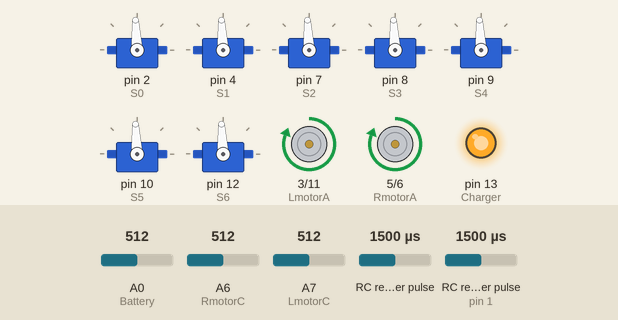
Bench run of a sketch on a simulated Arduino Nano, built with avr-gcc and run on an emulated ATmega328P. Shown: 7 × servo, motor-driver pin pairs drawn as motors (green arrow = first pin HIGH = forward, orange = second pin HIGH = backward, longer = more drive), output pins drawn as LEDs (lit = HIGH). Wiring (inferred from the names in the program): 2 × RC receiver channel: data pin 0 / data pin 1. The inputs (shaded band) are chosen by the test bench; at power-on: RC receiver pulse 1500 µs, RC receiver pulse (sensor on pin 1) 1500 µs, A0 (Battery) = 512, A6 (RmotorC) = 512, A7 (LmotorC) = 512. Pins used as bus, display or sensor lines are not drawn.

Above: at 1.2 s.
1.3 s: RC receiver pulse (sensor 0) set to 1653 µs
2.8 s: RC receiver pulse (sensor 0) set to 1680 µs
At 3.4 s:
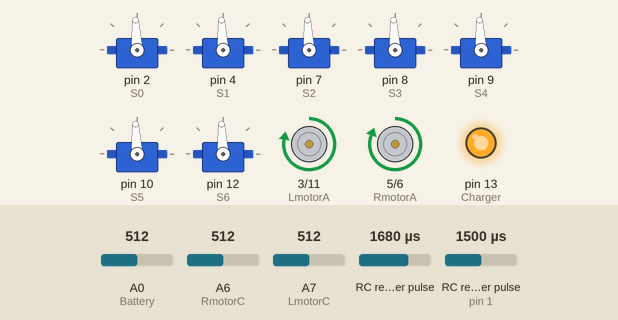
4.3 s: RC receiver pulse (sensor on pin 1) set to 1658 µs
5.8 s: RC receiver pulse (sensor on pin 1) set to 1676 µs
At 6.9 s:
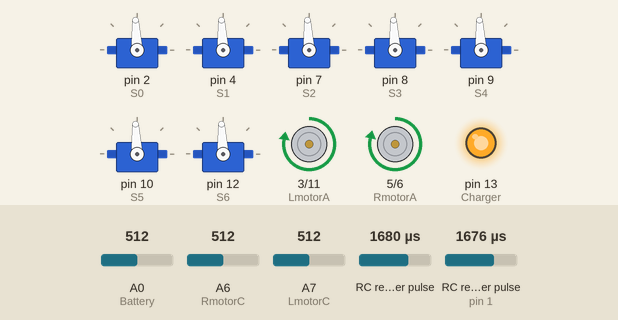
7.3 s: A0 (Battery) set to 422
8.8 s: A0 (Battery) set to 395
At 9.1 s:
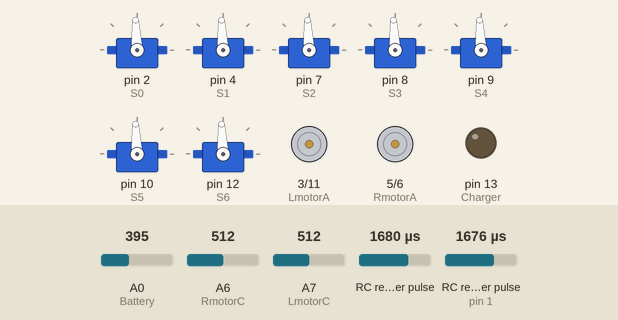
Timing chart, 0 to 11.3 s (numbered marks = the images above; inputs shaded):
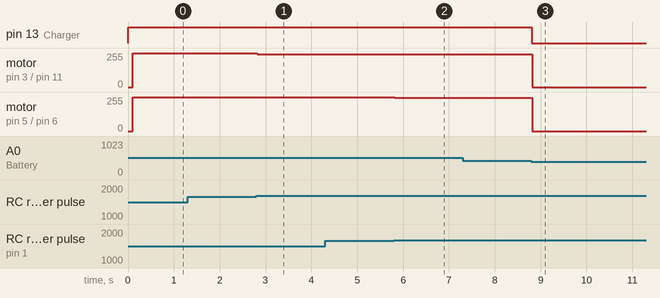

Measured:
- the behaviour switches between 410 and 409 on A0 (Battery) (found by bisection; images 2 and 3)
- after the input at 1.3 s, every drawn part: stays the same
- after the input at 2.8 s, motor on pin 3 (LmotorA) / pin 11 (LmotorB): forward 255/255 → forward 245/255 at once
- after the input at 4.3 s, every drawn part: stays the same
- after the input at 5.8 s, motor on pin 5 (RmotorA) / pin 6 (RmotorB): forward 255/255 → forward 248/255 at once
- after the input at 7.3 s, every drawn part: stays the same
- after the input at 8.8 s, pin 13 (Charger): HIGH → LOW at once; motor on pin 3 (LmotorA) / pin 11 (LmotorB): forward 245/255 → stopped at once; motor on pin 5 (RmotorA) / pin 6 (RmotorB): forward 248/255 → stopped at once

The sketch:

Wild_Thumper_Controller.ino
```cpp
#include <Servo.h>
#include "IOpins.h"
#include "Constants.h"


//-------------------------------------------------------------- define global variables --------------------------------------------

unsigned int Volts;
unsigned int LeftAmps;
unsigned int RightAmps;
unsigned long chargeTimer;
unsigned long leftoverload;
unsigned long rightoverload;
int highVolts;
int startVolts;
int Leftspeed=0;
int Rightspeed=0;
int Speed;
int Steer;
byte Charged=1;                                               // 0=Flat battery  1=Charged battery
int Leftmode=1;                                               // 0=reverse, 1=brake, 2=forward
int Rightmode=1;                                              // 0=reverse, 1=brake, 2=forward
byte Leftmodechange=0;                                        // Left input must be 1500 before brake or reverse can occur
byte Rightmodechange=0;                                       // Right input must be 1500 before brake or reverse can occur
int LeftPWM;                                                  // PWM value for left  motor speed / brake
int RightPWM;                                                 // PWM value for right motor speed / brake
int data;
int servo[7];

int stickCount = 0;
unsigned long stickValues[50][2];

//-------------------------------------------------------------- define servos ------------------------------------------------------


Servo Servo0;                                                 // define servos
Servo Servo1;                                                 // define servos
Servo Servo2;                                                 // define servos
Servo Servo3;                                                 // define servos
Servo Servo4;                                                 // define servos
Servo Servo5;                                                 // define servos
Servo Servo6;                                                 // define servos

void setup()
{
  //------------------------------------------------------------ Initialize Servos ----------------------------------------------------

  Servo0.attach(S0);                                          // attach servo to I/O pin
  Servo1.attach(S1);                                          // attach servo to I/O pin
  Servo2.attach(S2);                                          // attach servo to I/O pin
  Servo3.attach(S3);                                          // attach servo to I/O pin
  Servo4.attach(S4);                                          // attach servo to I/O pin
  Servo5.attach(S5);                                          // attach servo to I/O pin
  Servo6.attach(S6);                                          // attach servo to I/O pin

  //------------------------------------------------------------ Set servos to default position ---------------------------------------

  Servo0.writeMicroseconds(DServo0);                          // set servo to default position
  Servo1.writeMicroseconds(DServo1);                          // set servo to default position
  Servo2.writeMicroseconds(DServo2);                          // set servo to default position
  Servo3.writeMicroseconds(DServo3);                          // set servo to default position
  Servo4.writeMicroseconds(DServo4);                          // set servo to default position
  Servo5.writeMicroseconds(DServo5);                          // set servo to default position
  Servo6.writeMicroseconds(DServo6);                          // set servo to default position

  //------------------------------------------------------------ Initialize I/O pins --------------------------------------------------

  pinMode (Charger,OUTPUT);                                   // change Charger pin to output
  digitalWrite (Charger,1);                                   // disable current regulator to charge battery

  pinMode(S4, OUTPUT);                                        // change servos 4 and 5 to outputs (for the flywheel motor control)
  pinMode(S5, OUTPUT);

  if (Cmode==1)
  {
    Serial.begin(Brate);                                      // enable serial communications if Cmode=1
    Serial.flush();                                           // flush buffer
  }
  //Serial.begin(57600);
}


void loop()
{
  //------------------------------------------------------------ Check battery voltage and current draw of motors ---------------------

  Volts=analogRead(Battery);                                  // read the battery voltage
  LeftAmps=analogRead(LmotorC);                               // read left motor current draw
  RightAmps=analogRead(RmotorC);                              // read right motor current draw

  //Serial.print(LeftAmps);
  //Serial.print("    ");
  //Serial.println(RightAmps);

  if (LeftAmps>Leftmaxamps)                                   // is motor current draw exceeding safe limit
  {
    analogWrite (LmotorA,0);                                  // turn off motors
    analogWrite (LmotorB,0);                                  // turn off motors
    leftoverload=millis();                                    // record time of overload
  }

  if (RightAmps>Rightmaxamps)                                 // is motor current draw exceeding safe limit
  {
    analogWrite (RmotorA,0);                                  // turn off motors
    analogWrite (RmotorB,0);                                  // turn off motors
    rightoverload=millis();                                   // record time of overload
  }

  if ((Volts<lowvolt) && (Charged==1))                        // check condition of the battery
  {                                                           // change battery status from charged to flat

    //---------------------------------------------------------- FLAT BATTERY speed controller shuts down until battery is recharged ----
    //---------------------------------------------------------- This is a safety feature to prevent malfunction at low voltages!! ------

    Charged=0;                                                // battery is flat
    highVolts=Volts;                                          // record the voltage
    startVolts=Volts;
    chargeTimer=millis();                                     // record the time

    digitalWrite (Charger,0);                                 // enable current regulator to charge battery
  }

  //------------------------------------------------------------ CHARGE BATTERY -------------------------------------------------------

  if ((Charged==0) && (Volts-startVolts>67))                  // if battery is flat and charger has been connected (voltage has increased by at least 1V)
  {
    if (Volts>highVolts)                                      // has battery voltage increased?
    {
      highVolts=Volts;                                        // record the highest voltage. Used to detect peak charging.
      chargeTimer=millis();                                   // when voltage increases record the time
    }

    if (Volts>batvolt)                                        // battery voltage must be higher than this before peak charging can occur.
    {
      if ((highVolts-Volts)>5 || (millis()-chargeTimer)>chargetimeout) // has voltage begun to drop or levelled out?
      {
        Charged=1;                                            // battery voltage has peaked
        digitalWrite (Charger,1);                             // turn off current regulator
      }
    }
  }

  else

  {//----------------------------------------------------------- GOOD BATTERY speed controller opperates normally ----------------------

    switch(Cmode)
    {
    case 0:                                                   // RC mode via D0 and D1
      RCmode();
      break;

    case 1:                                                   // Serial mode via D0(RX) and D1(TX)
      SCmode();
      break;

    case 2:                                                   // I2C mode via A4(SDA) and A5(SCL)
      I2Cmode();
      break;
    }

    // --------------------------------------------------------- Code to drive dual "H" bridges --------------------------------------

    if (Charged==1)                                           // Only power motors if battery voltage is good
    {
      if ((millis()-leftoverload)>overloadtime)
      {
        switch (Leftmode)                                     // if left motor has not overloaded recently
        {
        case 2:                                               // left motor forward
          analogWrite(LmotorA,0);
          analogWrite(LmotorB,LeftPWM);
          break;

        case 1:                                               // left motor brake
          analogWrite(LmotorA,LeftPWM);
          analogWrite(LmotorB,LeftPWM);
          break;

        case 0:                                               // left motor reverse
          analogWrite(LmotorA,LeftPWM);
          analogWrite(LmotorB,0);
          break;
        }
      }
      if ((millis()-rightoverload)>overloadtime)
      {
        switch (Rightmode)                                    // if right motor has not overloaded recently
        {
        case 2:                                               // right motor forward
          analogWrite(RmotorA,0);
          analogWrite(RmotorB,RightPWM);
          break;

        case 1:                                               // right motor brake
          analogWrite(RmotorA,RightPWM);
          analogWrite(RmotorB,RightPWM);
          break;

        case 0:                                               // right motor reverse
          analogWrite(RmotorA,RightPWM);
          analogWrite(RmotorB,0);
          break;
        }
      }
    }
    else                                                      // Battery is flat
    {
      analogWrite (LmotorA,0);                                // turn off motors
      analogWrite (LmotorB,0);                                // turn off motors
      analogWrite (RmotorA,0);                                // turn off motors
      analogWrite (RmotorB,0);                                // turn off motors
    }
  }
}


void RCmode()
{
  //------------------------------------------------------------ Code for RC inputs ---------------------------------------------------------
  int LeftcenterN = Leftcenter + 0;
  int RightcenterN = Rightcenter + 0;

  Speed=pulseIn(RCleft,HIGH,25000);                           // read throttle/left stick
  Steer=pulseIn(RCright,HIGH,25000);                          // read steering/right stick


//    if(digitalRead(trigger) == LOW){                         // flipped switch on remote control
        analogWrite(S4, 255);                                   // run one flywheel motor via servo 0
        analogWrite(S5, 255);                                   // run the other flywheel motor via servo 1
//    }
//    if(digitalRead(trigger) == HIGH){
//       analogWrite(S4, 0);
//       analogWrite(S5 ,0);
//    }


  /*if (Speed != 0 && Steer !=0 && stickCount < 50) {
    stickValues[stickCount][0] = Speed;
    stickValues[stickCount++][1] = Steer;
  }

  if(stickCount > 49) {
    int sctwo;
    for(sctwo = 0; sctwo < 50; ++sctwo) {
      Serial.print("[");
      Serial.print(sctwo);
      Serial.print("] Left(Speed) = ");
      Serial.print(stickValues[sctwo][0]);
      Serial.print(" | Right(Steer) = ");
      Serial.print(stickValues[sctwo][1]);
    }
  }*/

  // Subtract const from speed and steer to try to move baseline down
  if (Speed != 0 && Steer != 0) {
    int stickAdjustment = -475;
    Speed += stickAdjustment;
    Steer += stickAdjustment;
  }

  if (Speed==0) Speed=1500;                                   // if pulseIn times out (25mS) then set speed to stop
  if (Steer==0) Steer=1500;                                   // if pulseIn times out (25mS) then set steer to centre

  if (abs(Speed-1500)<RCdeadband) Speed=1500;                 // if Speed input is within deadband set to 1500 (1500uS=center position for most servos)
  if (abs(Steer-1500)<RCdeadband) Steer=1500;                 // if Steer input is within deadband set to 1500 (1500uS=center position for most servos)

  if (Mix==1)                                                 // Mixes speed and steering signals
  {
    Steer=Steer-1500;
    Leftspeed=Speed-Steer;
    Rightspeed=Speed+Steer;
  }
  else                                                        // Individual stick control
  {
    Leftspeed=Speed;
    Rightspeed=Steer;
  }
  /*
  Serial.print("Left:");
  Serial.print(Leftspeed);
  Serial.print(" -- Right:");
  Serial.println(Rightspeed);
  */
  Leftmode=0;
  Rightmode=0;
  if (Leftspeed>(Leftcenter+RCdeadband)) Leftmode=2;          // if left input is forward then set left mode to forward
  if (Rightspeed>(Rightcenter+RCdeadband)) Rightmode=2;       // if right input is forward then set right mode to forward

  LeftPWM=abs(Leftspeed-LeftcenterN)*10/scale;                 // scale 1000-2000uS to 0-255
  LeftPWM=min(LeftPWM,255);                                   // set maximum limit 255

  RightPWM=abs(Rightspeed-RightcenterN)*10/scale;              // scale 1000-2000uS to 0-255
  RightPWM=min(RightPWM,255);                                  // set maximum limit 255
}


void SCmode()
{// ------------------------------------------------------------ Code for Serial Communications --------------------------------------

                                                              // FL = flush serial buffer

                                                              // AN = report Analog inputs 1-5

                                                              // SV = next 7 integers will be position information for servos 0-6

                                                              // HB = "H" bridge data - next 4 bytes will be:
                                                              //      left  motor mode 0-2
                                                              //      left  motor PWM  0-255
                                                              //      right motor mode 0-2
                                                              //      right motor PWM  0-255


  if (Serial.available()>1)                                   // command available
  {
    int A=Serial.read();
    int B=Serial.read();
    int command=A*256+B;
    switch (command)
    {
      case 17996:                                             // FL
        Serial.flush();                                       // flush buffer
        break;

      case 16718:                                             // AN - return values of analog inputs 1-5
        for (int i=1;i<6;i++)                                 // index analog inputs 1-5
        {
          data=analogRead(i);                                 // read 10bit analog input
          Serial.write(highByte(data));                       // transmit high byte
          Serial.write(lowByte(data));                        // transmit low byte
        }
        break;

       case 21334:                                            // SV - receive postion information for servos 0-6
         for (int i=0;i<15;i++)                               // read 14 bytes of data
         {
           Serialread();
           servo[i]=data;
         }
         Servo0.writeMicroseconds(servo[0]*256+servo[1]);     // set servo position
         Servo1.writeMicroseconds(servo[2]*256+servo[3]);     // set servo position
         Servo2.writeMicroseconds(servo[4]*256+servo[5]);     // set servo position
         Servo3.writeMicroseconds(servo[6]*256+servo[7]);     // set servo position
         Servo4.writeMicroseconds(servo[8]*256+servo[9]);     // set servo position
         Servo5.writeMicroseconds(servo[10]*256+servo[11]);   // set servo position
         Servo6.writeMicroseconds(servo[12]*256+servo[13]);   // set servo position
         break;

       case 18498:                                            // HB - mode and PWM data for left and right motors
         Serialread();
         Leftmode=data;
         Serialread();
         LeftPWM=data;
         Serialread();
         Rightmode=data;
         Serialread();
         RightPWM=data;
         break;

       default:                                                // invalid command
         Serial.flush();                                       // flush buffer
    }
  }
}

void Serialread()
{//---------------------------------------------------------- Read serial port until data has been received -----------------------------------
  do
  {
    data=Serial.read();
  } while (data<0);
}


void I2Cmode()
{//----------------------------------------------------------- Your code goes here ------------------------------------------------------------

}
```

IOpins.h
```cpp
#define LmotorA             3  // Left  motor H bridge, input A
#define LmotorB            11  // Left  motor H bridge, input B
#define RmotorA             5  // Right motor H bridge, input A
#define RmotorB             6  // Right motor H bridge, input B

#define RCleft              0  // Digital input 0
#define RCright             1  // Digital input 1

#define S0                  2  // Servo output 00
#define S1                  4  // Servo output 01
#define S2                  7  // Servo output 02
#define S3                  8  // Servo output 03
#define S4                  9  // Servo output 04
#define S5                 10  // Servo output 05
#define S6                 12  // Servo output 06

#define Battery            A0  // Analog input 00
#define trigger            A4  // Analog input A4
#define RmotorC            A6  // Analog input 06
#define LmotorC            A7  // Analog input 07
#define Charger            13  // Low=ON High=OFF
```

Source omitted: Constants.h (2784 bytes)
